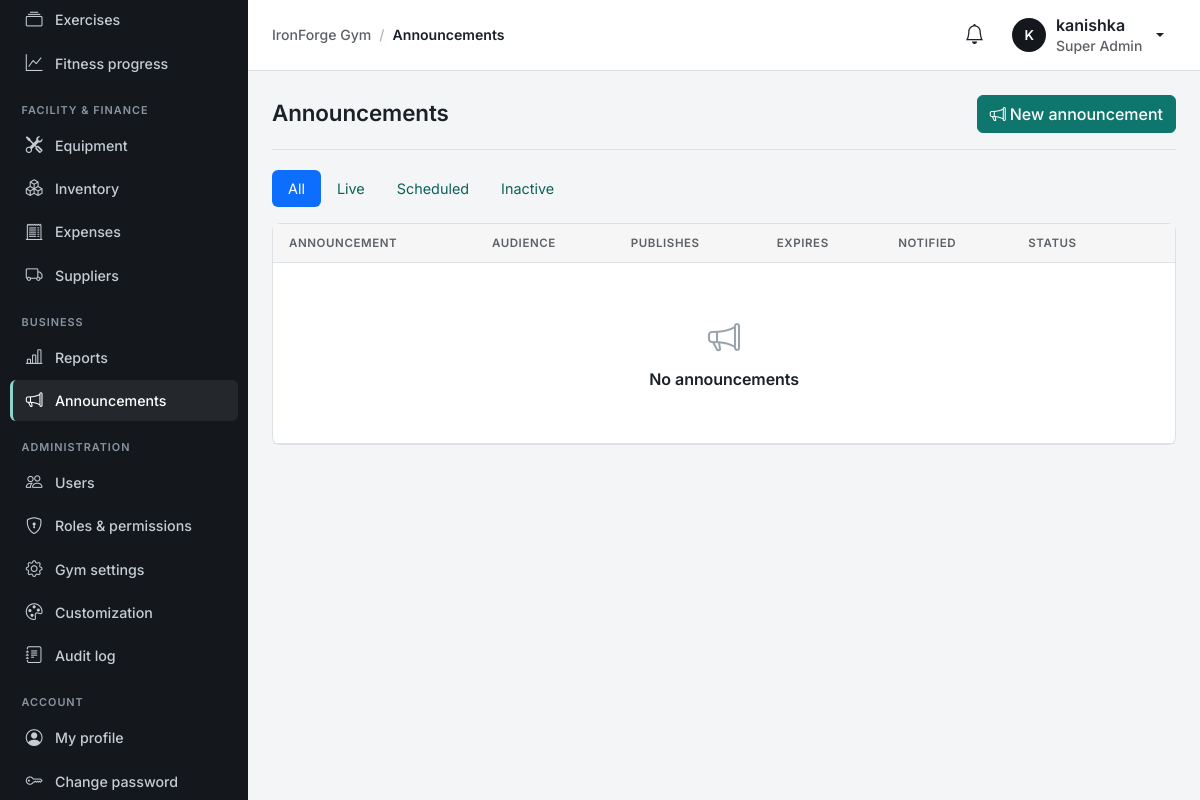
Page /announcements/ (signed in) on the earlier database version.
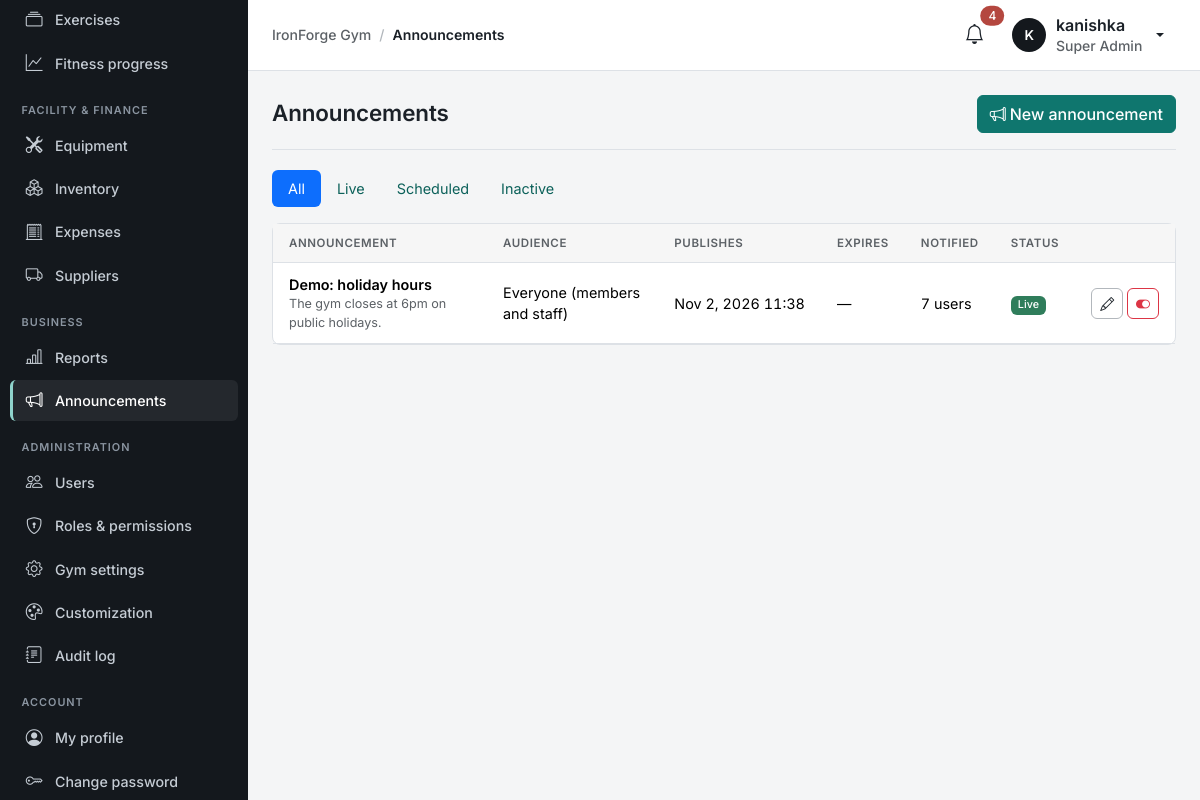
Same page on the later database version.
### apps/announcements/models.py (models this page shows, shortened)
class Announcement(models.Model):
    title = models.CharField(max_length=120)
    body = models.TextField(max_length=2000)
    kind = models.CharField(max_length=12, choices=AnnouncementKind.choices, default=AnnouncementKind.INFO)
    audience = models.CharField(max_length=16, choices=Audience.choices, default=Audience.MEMBERS_ALL)
    publish_at = models.DateTimeField(default=timezone.now)
    expires_at = models.DateTimeField(null=True, blank=True)
    is_active = models.BooleanField(default=True)
    send_notification = models.BooleanField("Also notify the audience", default=True,
                                            help_text="Creates a notification (and e-mail/SMS/WhatsApp copies where configured) when it is published.")
    notified_at = models.DateTimeField(null=True, blank=True, editable=False)
    notified_count = models.PositiveIntegerField(default=0, editable=False)
    created_by = models.ForeignKey(settings.AUTH_USER_MODEL, null=True, blank=True, on_delete=models.SET_NULL, related_name="+")
    created_at = models.DateTimeField(auto_now_add=True)
    updated_at = models.DateTimeField(auto_now=True)
    class Meta:
        ordering = ["-publish_at", "-id"]
        constraints = [models.CheckConstraint(condition=Q(expires_at__isnull=True) | Q(expires_at__gt=F("publish_at")), name="announcement_expiry_after_publish")]
    def status_at(self, now=None):
        now = now or timezone.now()
        if not self.is_active:
            return "inactive"
        if self.publish_at > now:
            return "scheduled"
        if self.expires_at and self.expires_at <= now:
            return "expired"
        return "live"
    @property
    def status_key(self):
        return self.status_at()
    @property
    def status_label(self):
        return {"inactive": "Inactive", "scheduled": "Scheduled", "expired": "Expired", "live": "Live"}[self.status_key]

### apps/announcements/views.py (the view)
# urls.py: path("", views.AnnouncementListView.as_view(), name="list"),
class AnnouncementListView(GymPermissionMixin, ListView):
    required_permission = "announcements.manage"
    template_name = "announcements/announcement_list.html"
    paginate_by = 20
    def get_queryset(self):
        qs = Announcement.objects.select_related("created_by")
        status = self.request.GET.get("status", "")
        now = timezone.now()
        if status == "live":
            qs = services.live_announcements(now)
        elif status == "scheduled":
            qs = qs.filter(is_active=True, publish_at__gt=now)
        elif status == "inactive":
            qs = qs.filter(is_active=False)
        return qs
    def get_context_data(self, **kwargs):
        return super().get_context_data(status=self.request.GET.get("status", ""), **kwargs)

### apps/accounts/mixins.py (called while the page is built)
    def dispatch(self, request, *args, **kwargs):
        if not request.user.is_authenticated:
            return self.handle_no_permission()
        if self.required_permission and not request.user.has_gym_perm(self.required_permission):
            raise PermissionDenied
        return super().dispatch(request, *args, **kwargs)

### apps/accounts/models.py (called while the page is built)
    @property
    def is_super_admin(self):
        return self.role == Role.SUPER_ADMIN

    @property
    def display_name(self):
        return self.get_full_name() or self.username

    def gym_permissions(self):
        if not hasattr(self, "_gym_permissions"):
            if not self.is_active:
                perms = set()
            elif self.is_super_admin:
                perms = set(PERMISSIONS) | SUPER_ADMIN_ONLY
            else:
                perms = set(RolePermission.objects.filter(role=self.role).values_list("permission", flat=True))
            self._gym_permissions = perms
        return self._gym_permissions

    def has_gym_perm(self, code):
        return code in self.gym_permissions()

### apps/core/appearance.py (called while the page is built)
def _rgb(color):
    return tuple(int(color[i:i + 2], 16) for i in (1, 3, 5))

### templates/announcements/announcement_list.html (shortened to what this page needs)
{% extends "base.html" %}
{% block content %}
<div class="page-header"><h1>Announcements</h1><a href="{% url 'announcements:create' %}" class="btn btn-primary"><i class="bi bi-megaphone me-1"></i>New announcement</a></div>
<ul class="nav nav-pills mb-3">  <li class="nav-item"><a class="nav-link {% if not status %}active{% endif %}" href="?">All</a></li>
  <li class="nav-item"><a class="nav-link {% if status == 'live' %}active{% endif %}" href="?status=live">Live</a></li>
  <li class="nav-item"><a class="nav-link {% if status == 'scheduled' %}active{% endif %}" href="?status=scheduled">Scheduled</a></li>
  <li class="nav-item"><a class="nav-link {% if status == 'inactive' %}active{% endif %}" href="?status=inactive">Inactive</a></li></ul>
<div class="card"><div class="table-responsive"><table class="table table-hover mb-0"><thead><tr><th>Announcement</th><th>Audience</th><th>Publishes</th><th>Expires</th><th>Notified</th><th>Status</th><th></th></tr></thead><tbody>
{% for a in object_list %}<tr><td><span class="fw-semibold">{{ a.title }}</span> {% if a.kind == "closure" %}<span class="badge text-bg-danger">Closure</span>{% endif %}<div class="small text-muted">{{ a.body|truncatechars:80 }}</div></td>
  <td>{{ a.get_audience_display }}</td><td class="text-nowrap">{{ a.publish_at|date:"M j, Y H:i" }}</td><td class="text-nowrap">{{ a.expires_at|date:"M j, Y H:i"|default:"—" }}</td>
  <td>{% if a.notified_at %}{{ a.notified_count }} user{{ a.notified_count|pluralize }}{% elif a.send_notification %}<span class="text-muted">Pending</span>{% else %}—{% endif %}</td>
  <td><span class="badge text-bg-{% if a.status_key == 'live' %}success{% elif a.status_key == 'scheduled' %}info{% else %}secondary{% endif %}">{{ a.status_label }}</span></td>
  <td class="text-end text-nowrap"><a href="{% url 'announcements:edit' a.pk %}" class="btn btn-sm btn-outline-secondary"><i class="bi bi-pencil"></i></a>
    <form method="post" action="{% url 'announcements:toggle' a.pk %}" class="d-inline" data-no-loading data-confirm="{% if a.is_active %}Deactivate{% else %}Activate{% endif %} this announcement?">{% csrf_token %}<button class="btn btn-sm {% if a.is_active %}btn-outline-danger{% else %}btn-outline-success{% endif %}" data-no-loading><i class="bi bi-{% if a.is_active %}toggle-on{% else %}toggle-off{% endif %}"></i></button></form></td></tr>
{% empty %}<tr><td colspan="7">{% include "components/empty_state.html" with icon="megaphone" title="No announcements" %}</td></tr>{% endfor %}</tbody></table></div></div>
{% endblock %}

### templates/base.html (shortened to what the changed rows need)
{% load static gym %}<!doctype html>
<html lang="en" data-bs-theme="light">
<head>
  <link href="https://cdn.jsdelivr.net/npm/bootstrap@5.3.3/dist/css/bootstrap.min.css" rel="stylesheet">
  <link href="https://cdn.jsdelivr.net/npm/bootstrap-icons@1.11.3/font/bootstrap-icons.min.css" rel="stylesheet">
  <link href="{% static 'css/app.css' %}" rel="stylesheet">
</head>
<body data-sidebar="{{ APPEARANCE.layout.sidebar_style }}" data-stat-cols="{{ APPEARANCE.layout.stat_columns }}">
<div class="app-shell">
  <div class="main">
    <header class="topbar">
      <div class="ms-auto d-flex align-items-center gap-2">
      <div class="dropdown">
        <button class="btn btn-icon position-relative" data-bs-toggle="dropdown" aria-expanded="false" aria-label="Notifications"><i class="bi bi-bell fs-5"></i>
          {% if unread_notifications %}<span class="position-absolute top-0 start-100 translate-middle badge rounded-pill text-bg-danger">{{ unread_notifications }}</span>{% endif %}</button>
      </div>
      </div>
    </header>
    <main class="content" id="main" tabindex="-1">
      {% block content %}{% endblock %}
    </main>
  </div>
</div>
</body>
</html>

Differences in the rows shown:
added Announcement: title "Demo: holiday hours", body "The gym closes at 6pm on public holidays.", audience "Everyone (members and staff)", publish_at "Nov 2, 2026 11:38", expires_at "—", notified_count "7", status_label "Live"
Other differences:
{{ unread_notifications }}: (not shown) → "4"
{{ title|default:"Nothing here yet" }}: "No announcements" → (not shown)
